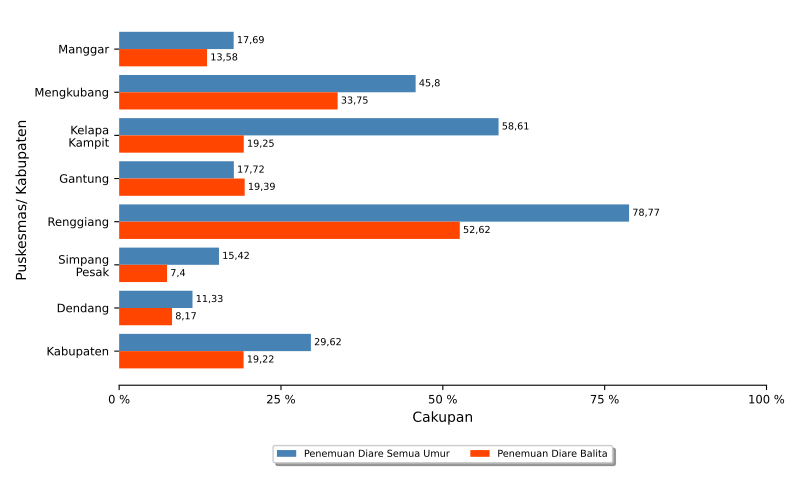

Generate this figure with Python:
import numpy as np
import matplotlib.pyplot as plt
import pandas
from textwrap import wrap
from matplotlib.ticker import FuncFormatter
import locale
locale.setlocale(locale.LC_ALL, 'id_ID.UTF8')

import sys, os, inspect
currentdir = os.path.dirname(os.path.abspath(inspect.getfile(inspect.currentframe())))
parentdir = os.path.dirname(currentdir)
sys.path.insert(0, parentdir)

berkasData = currentdir +'\\bab_06_04_dataDiare.csv'
berkasSimpan = currentdir +'\\bab_06_04a_diareDilayani.pdf'
# judulDiagram = 'Penemuan dan Pengobatan Diare\nTahun 2021'
sumbuX = 'Cakupan'
sumbuY = 'Puskesmas\ Kabupaten'
labelBar1 = 'Penemuan Diare Semua Umur'
labelBar2 = 'Penemuan Diare Balita'
tickerSumbuX = np.arange(0,110,25)

# read data file
colnames = ['puskesmas','diareSU','diareBalita','oralitSU', 'oralitBalita', 'zincBalita']
data = pandas.read_csv(berkasData, names=colnames, sep=';')
puskesmas = data.puskesmas.tolist()
bar1 = data.diareSU.tolist()
bar2 = data.diareBalita.tolist()

ind = np.arange(len(puskesmas))  # the x locations for the groups
width = 0.4      # the width of the bars

# make bars
fig, ax = plt.subplots()
rects1 = ax.barh(ind, bar1, width, color='steelblue', label = labelBar1)
rects2 = ax.barh(ind + width, bar2, width, color='orangered', label = labelBar2)

# add some text for labels, title and axes ticks
# ax.set_title(judulDiagram)
ax.set_xticks(tickerSumbuX)
ax.set_xlabel(sumbuX)
formatter = FuncFormatter(lambda x, pos: "{:n} %".format(x))
ax.xaxis.set_major_formatter(formatter)

ax.set_yticks(ind+0.5*width)
ax.set_yticklabels(list([ '\n'.join(wrap(l, 10)) for l in puskesmas ]))
ax.set_ylabel(sumbuY)
ax.invert_yaxis()

ax.tick_params(axis='both', which='major', labelsize='small')
ax.tick_params(axis='y')
ax.spines['top'].set_visible(False)
ax.spines['right'].set_visible(False)
ax.spines['left'].set_visible(False)

# make legend box
box = ax.get_position()
ax.set_position([box.x0, box.y0 + box.height * 0.1, box.width, box.height * 0.9])
ax.legend(fontsize='x-small', loc='upper center', bbox_to_anchor=(0.5, -0.15), fancybox=True, shadow=True, ncol=2)

# add data label
for i, v in enumerate(bar1):
    ax.text(v+0.5, i, '{:n}'.format(v), ha='left', va='center', fontsize='x-small')
for i, v in enumerate(bar2):
    ax.text(v+0.5, i+width, '{:n}'.format(v), ha='left', va='center', fontsize='x-small')
    
# finishing
pyrfig = plt.figure(1)
pyrfig.set_figwidth(8)
pyrfig.set_figheight(5)
# tight_layout to make consistent size
# adjust subplot to make room for legend
fig.subplots_adjust(bottom=-0.15)
plt.tight_layout()
plt.savefig(berkasSimpan)
plt.close(pyrfig)
# plt.show()
